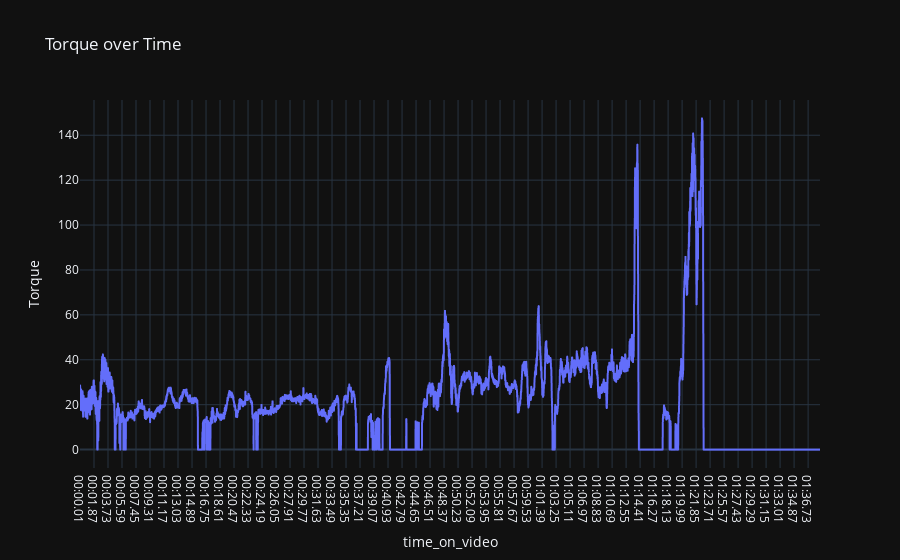

Notebook source saved alongside this figure:
### Code cell
fig = px.line(df_video, x='time_on_video', y='D1_Commanded_Torque', title='Torque over Time', labels={'D1_Commanded_Torque': 'Torque'})
fig.show()

### Figure 1 — Plotly figure (JSON) as saved in the notebook; plotly's stock layout.template omitted (floating-point values rounded to 4 significant figures; data arrays with more than 128 entries replaced by an {"elided": "..."} marker saying what was removed)
{"data": [{"hovertemplate": "time_on_video=%{x}<br>Torque=%{y}<extra></extra>", "legendgroup": "", "line": {"color": "#636efa", "dash": "solid"}, "marker": {"symbol": "circle"}, "mode": "lines", "name": "", "showlegend": false, "x": {"elided": "10924 str values"}, "xaxis": "x", "y": {"elided": "10924 float values"}, "yaxis": "y", "type": "scattergl"}], "layout": {"xaxis": {"anchor": "y", "domain": [0.0, 1.0], "title": {"text": "time_on_video"}}, "yaxis": {"anchor": "x", "domain": [0.0, 1.0], "title": {"text": "Torque"}}, "legend": {"tracegroupgap": 0}, "title": {"text": "Torque over Time"}}}
